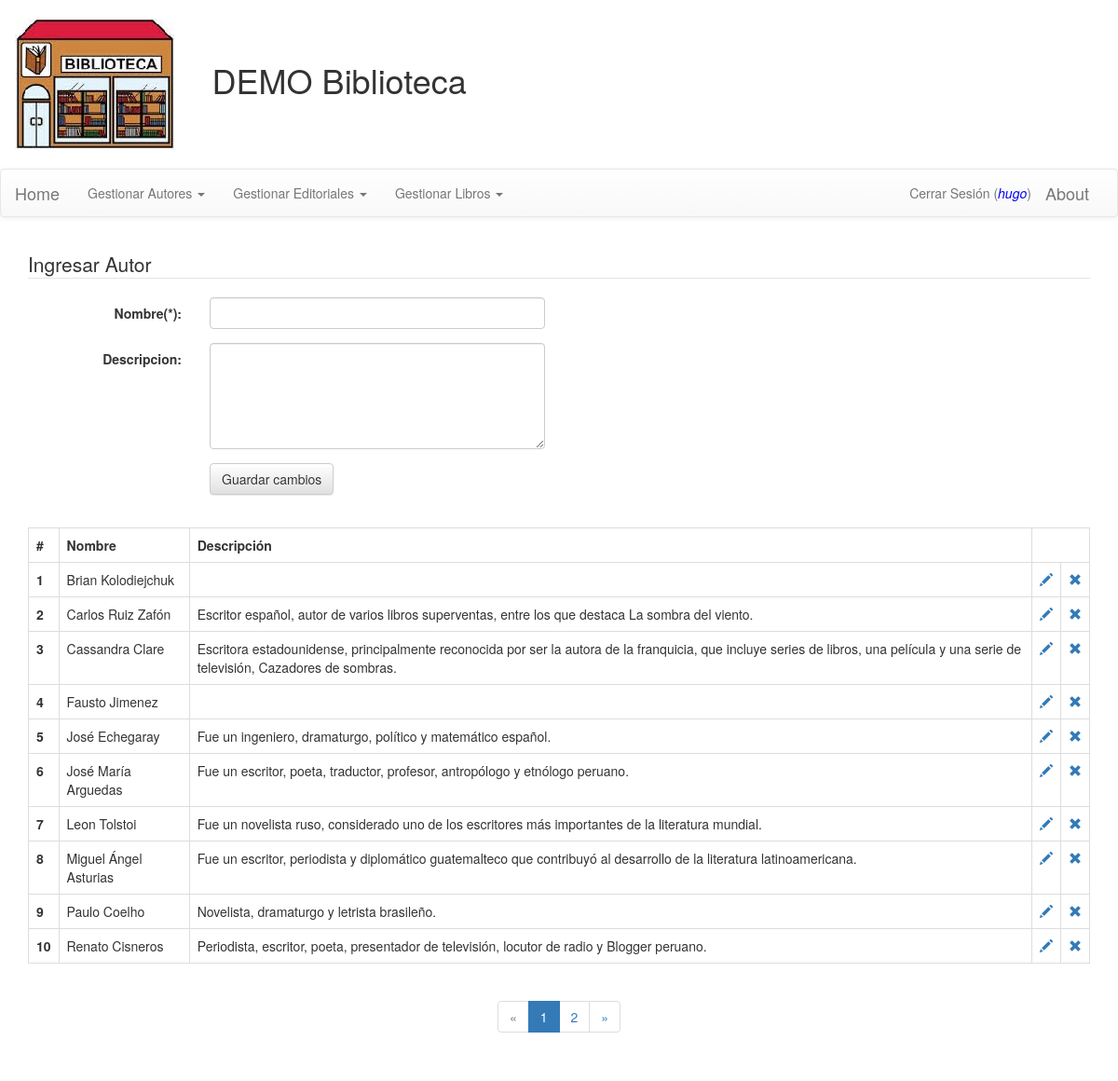
Screenshot of /biblioteca/autor/ (signed in) with the database file from the repository.
### biblioteca/models.py (models this page shows, shortened)
class Autor(models.Model):
    nombre = models.CharField(max_length=200)
    descripcion = models.CharField(max_length=450, blank=True, null=True)
    class Meta:
        ordering = ['nombre']

### biblioteca/views.py (the view)
@login_required
def AutorView(request):
    template_name = 'biblioteca/mtnautor/autor.html'
    form_class = AutorForm(request.POST or None)
    global resultado
    if form_class.is_valid():
        form_class.save()
        form_class = AutorForm()
        resultado = "AUTOR INGRESADO CON EXITO"
    paginate_by = 10
    autores = Autor.objects.all()
    paginator = Paginator(autores, paginate_by)
    page = request.GET.get('page')
    try:
        autores = paginator.page(page)
    except PageNotAnInteger:
        autores = paginator.page(1)
    except EmptyPage:
        autores = paginator.page(paginator.num_pages)
    context = {
        "form": form_class,
        "resultado": resultado,
        "autores": autores
    }
    resultado = ""
    return render(request, template_name, context)

### biblioteca/forms.py
class AutorForm(forms.ModelForm):
    descripcion = forms.CharField(max_length=450, required=False, widget=forms.Textarea(attrs={'cols': 100, 'rows': 5, 'class': 'form-control'}) )
    class Meta:
        model = Autor
        fields = ['nombre', 'descripcion']
        labels = {
            "nombre": "Nombre(*)",
            "descripcion": "Descripcion"
        }
    def __init__(self, *args, **kwargs):
        super(AutorForm, self).__init__(*args, **kwargs)
        for field in iter(self.fields):
            self.fields[field].widget.attrs.update({
                'class': 'form-control'
        })

### biblioteca/templates/biblioteca/mtnautor/autor.html (shortened to what this page needs)
<!DOCTYPE html>
<html>
<head>
{% load static %}
{% include ".././menu.html" %}
</head>
<body>
	<div class="container">
		<fieldset>
			<form class="form-horizontal" action="" enctype="multipart/form-data"
				method="POST">
				{% if not form.nombre.value %}
				  <legend>Ingresar Autor</legend>
				{% else %}
				  <legend>Actualizar Autor</legend>
				{% endif %}
				{% for field in form %}
				  <div class="form-group">
				    <label class="col-sm-2 control-label">{{ field.label_tag }} </label>
				      <div class="col-sm-4">
				        {{ field }}
				      </div>
				  </div>
				{% endfor %}
				<div class="form-group">
					<div class="col-sm-offset-2 col-sm-10">
						<button type="submit" class="btn btn-default">
						  Guardar cambios
						</button>
					</div>
				</div>
			</form>
		</fieldset>
		<br />
		{% if not form.nombre.value %}
		<table class="table table-bordered">
			<tr>
				<td><b>#</b></td>
				<td><b>Nombre</b></td>
				<td><b>Descripci&oacute;n</b></td>
				<td colspan="2"></td>
			</tr>
			{% for autor in autores %}
			<tr>
				<td><b> {{ forloop.counter0|add:autores.start_index }} </b> </td>
				<td>{{ autor.nombre }}</td>
				<td>{{ autor.descripcion }}</td>
				<td><a href="/biblioteca/autor/update/{{ autor.id }}" title='Actualizar'>
						<i class="glyphicon glyphicon-pencil"></i>
				</a></td>
				<td><a class="confirm" href="/biblioteca/autor/delete/{{ autor.id }}"
					title='Eliminar'> <i class="glyphicon glyphicon-remove"></i>
				</a></td>
			</tr>
			{% endfor %}
		</table>
		<div align="center">
		  {% if autores.has_other_pages %}
		    <ul class="pagination">
		    {% if autores.has_previous %}
		      <li><a href="?page={{ autores.previous_page_number }}">&laquo;</a></li>
		    {% else %}
		      <li class="disabled"><span>&laquo;</span></li>
		    {% endif %}
		    {% for i in autores.paginator.page_range %}
		      {% if autores.number == i %}
		        <li class="active"><span>{{ i }} <span class="sr-only">(current)</span></span></li>
		      {% else %}
		        <li><a href="?page={{ i }}">{{ i }}</a></li>
		      {% endif %}
		    {% endfor %}
		    {% if autores.has_next %}
		      <li><a href="?page={{ autores.next_page_number }}">&raquo;</a></li>
		    {% else %}
		      <li class="disabled"><span>&raquo;</span></li>
		    {% endif %}
		    </ul>
		  {% endif %}
		</div>
		{% endif %}
	</div>
	<br />
	<br />
</body>
</html>

### biblioteca/templates/biblioteca/menu.html (shortened to what this page needs)
<!DOCTYPE html>
<html>
<head>
{% load static %}
<link href="{% static 'biblioteca/bootstrap/bootstrap-3.3.6/css/bootstrap.css' %}" rel="stylesheet">
<link href="{% static 'biblioteca/bootstrap/bootstrap-3.3.6/css/bootstrap-theme.css' %}" rel="stylesheet">
</head>
<body>
	<table>
	    <tr>
 	        <td><br />&nbsp;&nbsp;&nbsp;&nbsp;<img src="{% static 'biblioteca/images/logo.jpg' %}" /></td>
	        <td><h1>&nbsp;&nbsp;&nbsp;&nbsp;DEMO Biblioteca</h1></td>
	    </tr>
	</table>
	<br />
	<nav class="navbar navbar-default">
	<div class="container-fluid">
		<div class="navbar-header">
			<a class="navbar-brand" href='/biblioteca'>Home</a>
		</div>
		<div class="collapse navbar-collapse"
			id="bs-example-navbar-collapse-1">
			<ul class="nav navbar-nav">
				<li class="dropdown"><a href='#' class="dropdown-toggle"
					data-toggle="dropdown" role="button" aria-haspopup="true"
					aria-expanded="false">Gestionar Autores <span class="caret"></span></a>
				</li>
				<li class="dropdown"><a href='#' class="dropdown-toggle"
					data-toggle="dropdown" role="button" aria-haspopup="true"
					aria-expanded="false">Gestionar Editoriales <span class="caret"></span></a>
				</li>
				<li class="dropdown"><a href='#' class="dropdown-toggle"
					data-toggle="dropdown" role="button" aria-haspopup="true"
					aria-expanded="false">Gestionar Libros <span class="caret"></span></a>
				</li>
			</ul>
			<ul class="nav navbar-nav navbar-right">
			  {% if user.is_authenticated %}
			    <li>
				   <a href="{% url 'logout' %}">Cerrar Sesi&oacute;n (<i style="color: blue">{{ user.username }}</i>)</a>
				</li>
			  {% else %}
			    <li>
				   <a href="{% url 'login' %}">Iniciar Sesi&oacute;n</a>
				</li>
			  {% endif %}
			    <li>
			      <a class="navbar-brand" data-toggle="modal" data-target="#myModal" href='#' />About</a>
			    </li>
			</ul>
		</div>
	</div>
	 </nav>
</body>
</html>

### rows the page displays
Autor: nombre "Brian Kolodiejchuk"
Autor: nombre "Carlos Ruiz Zafón", descripcion "Escritor español, autor de varios libros superventas, entre los que destaca La sombra del viento."
Autor: nombre "Cassandra Clare", descripcion "Escritora estadounidense, principalmente reconocida por ser la autora de la franquicia, que incluye series de libros, una película y una serie de televisión, Cazadores de sombras."
Autor: nombre "Fausto Jimenez"
Autor: nombre "José Echegaray", descripcion "Fue un ingeniero, dramaturgo, político y matemático español."
Autor: nombre "José María Arguedas", descripcion "Fue un escritor, poeta, traductor, profesor, antropólogo y etnólogo peruano."
Autor: nombre "Leon Tolstoi", descripcion "Fue un novelista ruso, considerado uno de los escritores más importantes de la literatura mundial."
Autor: nombre "Miguel Ángel Asturias", descripcion "Fue un escritor, periodista y diplomático guatemalteco que contribuyó al desarrollo de la literatura latinoamericana."
Autor: nombre "Paulo Coelho", descripcion "Novelista, dramaturgo y letrista brasileño."
Autor: nombre "Renato Cisneros", descripcion "Periodista, escritor, poeta, presentador de televisión, locutor de radio y Blogger peruano."

### other values shown
{{ user.username }} "hugo"
{{ field.label_tag }} "Nombre(*):" "Descripcion:"
{{ i }} "1"
{{ i }} "2"
